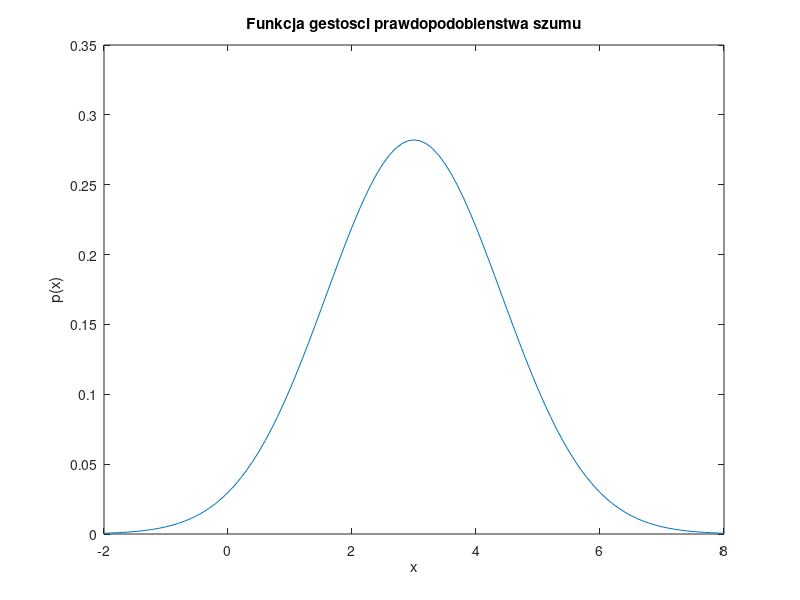

Source code (MATLAB):
% Malgorzata Targan
% 131420    
% laboratorium 3

clear all
close all

Udc = 3;
Urms = 2;

%select apropriate range
x = [-2:0.1:8];

%calculate 
f = 1/sqrt(2*pi*Urms)*exp(-((x-Udc).^2)/(2*Urms));

%show
plot(x,f);
title('Funkcja gestosci prawdopodobienstwa szumu')
ylabel('p(x)')
xlabel('x')

